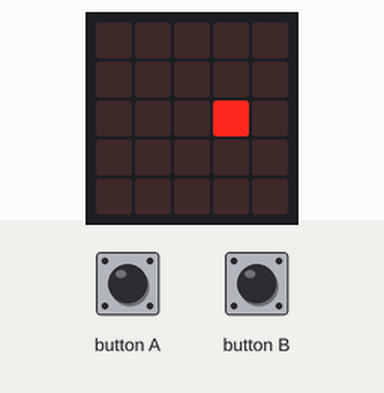
Simulated run of this program. Board: BBC micro:bit (MakeCode). Shown: the board's 5×5 LED display. Inputs (shaded band) come from the test bench. The short countdown, score and lost-life animations are approximate.

Above: at 1.26 s.
1.3 s: button B pressed for 0.15 s
At 1.38 s:
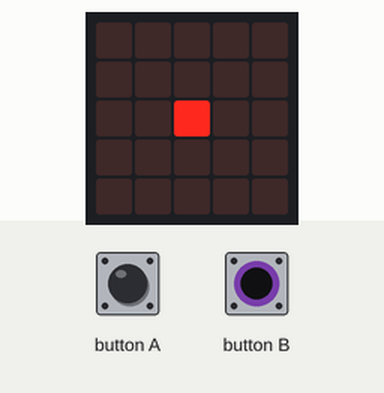
At 1.8 s:
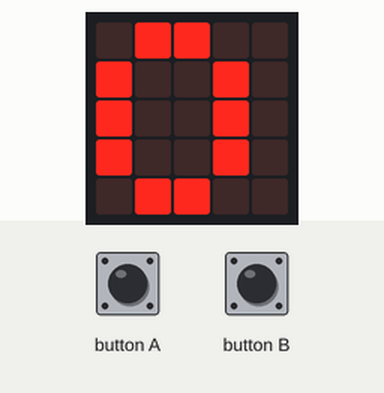
2.0 s: button A pressed 5 times (0.12 s each, 0.3 s apart)
5.0 s: button B pressed for 0.15 s
At 6.1 s:
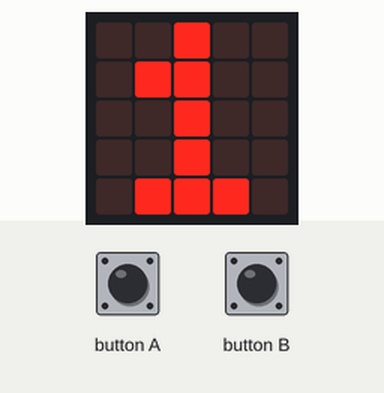

The program:

main.ts
```typescript
input.onButtonPressed(Button.A, function () {
    if (sprite.get(LedSpriteProperty.X) == 2) {
        game.addScore(1)
    }
})
input.onButtonPressed(Button.B, function () {
    game.pause()
    basic.showNumber(game.score())
    basic.pause(500)
    game.resume()
})
let sprite: game.LedSprite = null
sprite = game.createSprite(2, 2)
basic.forever(function () {
    sprite.move(1)
    basic.pause(100)
    if (sprite.isTouchingEdge()) {
        sprite.ifOnEdgeBounce()
    }
})
```

test.ts
```typescript
// aquí va el archivo "tests"; esto no se compilará cuando este paquete se utilice como una extensión.
```

Measured:
- after the input at 1.3 s, the display: first differs from a run without the input after 0.15 s (image 2)
- after the input at 5.0 s, the display: first differs from a run without the input after 0.15 s (image 3)
- what the display in image 3 shows lasts 1.2 s, from 5.2 s to 6.4 s
